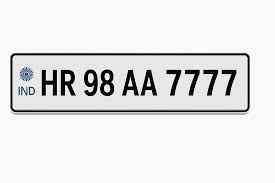
#> input picture images_rect.jpg, 275 x 183 px; its folder holds only this picture in this run
$ python -i test_batch.py   (imports and definitions only)
#> lines starting #> are read from the running program, lines starting #| are printed output that depends on the picture; after the words box and inside, x2 and y2 are one past the last pixel; in counts of white or black regions, pixels touching at a corner belong together
import cv2
import os
import re
import google.generativeai as genai
from PIL import Image
from ultralytics import YOLO

# ── Load YOLO ─────────────────────────────────────────────────────────────────
# [1 line that did not run here, left out]

IMAGES_FOLDER = "License-Plate-Recognition-4/test/images"
API_KEY       = "AIzaSyBWvrqOgrf0MV2LLAj-tLRxC5uZ87wn3kU"  # Paste your key here

# ── Configure Gemini ──────────────────────────────────────────────────────────
# [1 line not run here, left out]

def get_working_model():
    """
    Automatically finds a working Vision model available to your API key.
    Tries 1.5-Flash first (fastest), then falls back to others.
    """
    preferred_models = [
        'gemini-1.5-flash',
        'gemini-1.5-flash-latest',
        'gemini-1.5-flash-001',
        'gemini-1.5-pro',
        'gemini-pro-vision'  # Legacy fallback
    ]

    print("Checking available Gemini models...")
    try:
        # List models available to this API key
        available = [m.name.replace('models/', '') for m in genai.list_models()]

        # 1. Check if any of our preferred models exist in the user's list
        for model_name in preferred_models:
            if model_name in available:
                print(f"✓ Found supported model: {model_name}")
                return genai.GenerativeModel(model_name)
#> further down, picture is the input picture: shape (183, 275, 3); mean B, G, R 229.9, 229.7, 229.6

        # 2. If we couldn't match, force try the first preferred one
        print(f"! Could not list specific models. Defaulting to: {preferred_models[0]}")
        return genai.GenerativeModel(preferred_models[0])

    except Exception as e:
        print(f"! Model listing failed ({e}). Defaulting to: {preferred_models[0]}")
        return genai.GenerativeModel(preferred_models[0])

# Initialize the best model found
gemini_model = get_working_model()

# ── Plate Format Definitions ──────────────────────────────────────────────────
PLATE_FORMATS = [
    (re.compile(r'^[A-Z]{2}[0-9]{1,2}[A-Z]{1,3}[0-9]{4}$'), "Indian Standard", "IN"),
    (re.compile(r'^[0-9]{2}[A-Z]{2}[0-9]{4}[A-Z]$'),         "Indian BH",       "IN"),
    (re.compile(r'^[A-Z]{2}[0-9]{2}[A-Z]{3}$'),              "UK Standard",     "UK"),
    (re.compile(r'^[A-Z][0-9]{1,3}[A-Z]{3}$'),               "UK Prefix",       "UK"),
    (re.compile(r'^[0-9]{2}[A-Z]{1,2}[0-9]{4,5}$'),          "Vietnamese Car",  "VN"),
    (re.compile(r'^[A-Z]{2,3}[0-9]{2,3}[A-Z]{0,2}$'),        "Australian",      "AU"),
    (re.compile(r'^[A-Z0-9]{5,8}$'),                          "Generic",         "??"),
]

# ── Preprocessing ─────────────────────────────────────────────────────────────
def preprocess_plate(img):
    img       = cv2.resize(img, (0,0), fx=3, fy=3, interpolation=cv2.INTER_CUBIC)
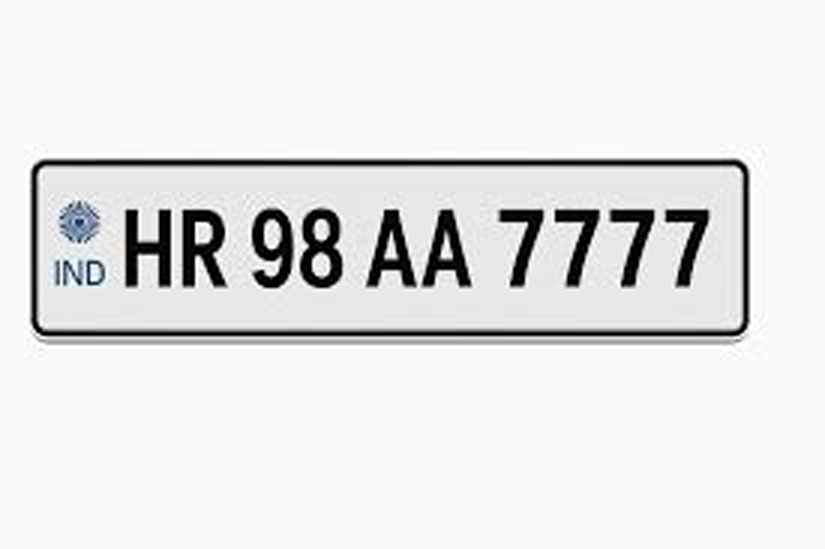
#> img: shape (549, 825, 3); mean of channels 0, 1, 2 229.9, 229.8, 229.7; drawn as B, G, R
    gray      = cv2.cvtColor(img, cv2.COLOR_BGR2GRAY)
    enhanced  = cv2.convertScaleAbs(gray, alpha=2.0, beta=30)
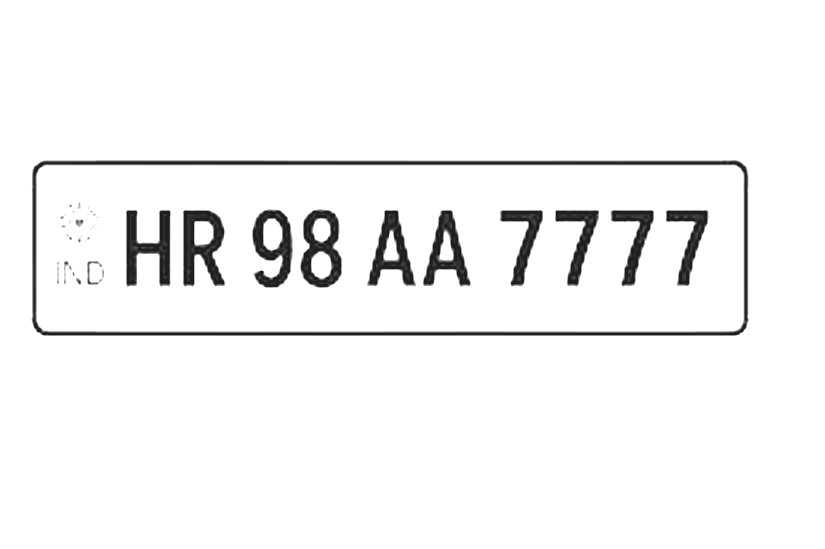
#> enhanced: shape (549, 825); min 30, max 255, mean 244.8
    _, thresh = cv2.threshold(enhanced, 0, 255, cv2.THRESH_BINARY + cv2.THRESH_OTSU)
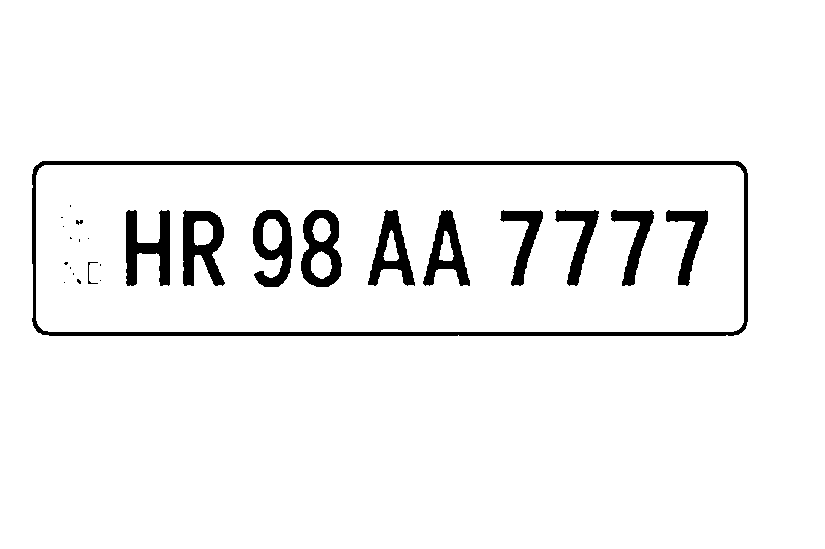
#> thresh: shape (549, 825); 95.2% white; 26 black regions (13 under 20 px), largest, box (x1, y1, x2, y2) and area: (32, 161, 748, 336) 6929, (183, 210, 225, 286) 1893, (126, 210, 170, 286) 1825
    denoised  = cv2.fastNlMeansDenoising(thresh, h=10)
    return denoised

# ── Gemini Vision OCR ─────────────────────────────────────────────────────────
def cv2_to_pil(cv2_img):
    """Convert OpenCV BGR image to PIL RGB image."""
    img_rgb = cv2.cvtColor(cv2_img, cv2.COLOR_BGR2RGB)
    return Image.fromarray(img_rgb)

def gemini_read_plate(plate_img):
    """Send plate image to Gemini and extract text."""
    # Preprocess
    processed = preprocess_plate(plate_img)

    # Convert to PIL images (Gemini preferred format)
    pil_original  = cv2_to_pil(plate_img)
    pil_processed = cv2_to_pil(processed)

    prompt = (
        "These are two versions of the same license plate image "
        "(original and preprocessed). "
        "Read the license plate number/text exactly as it appears. "
        "Reply with ONLY the plate text, no spaces, no punctuation, "
        "no explanation. Example: MH12AB1234"
    )

    try:
        # Generate content with prompt and images
        response = gemini_model.generate_content([prompt, pil_original, pil_processed])

        # Check if response contains text
        if response.text:
            raw = response.text.strip()
            # Clean up response — remove any spaces/punctuation
            cleaned = re.sub(r'[^A-Z0-9]', '', raw.upper())
            return cleaned
        else:
            return "N/A"

    except Exception as e:
        print(f"   Request failed: {e}")
        return "N/A"

# ── Format Validation ─────────────────────────────────────────────────────────
def validate_plate(text):
    for pattern, name, country in PLATE_FORMATS:
        if pattern.match(text):
            return True, name, country
    return False, "Unknown", "??"

# ── Main Batch Test ───────────────────────────────────────────────────────────
# [103 lines not run here, left out]

>>> import cv2
>>> picture = cv2.imread('images_rect.jpg')
>>> result = gemini_read_plate(picture)
#> result = 'N/A'
